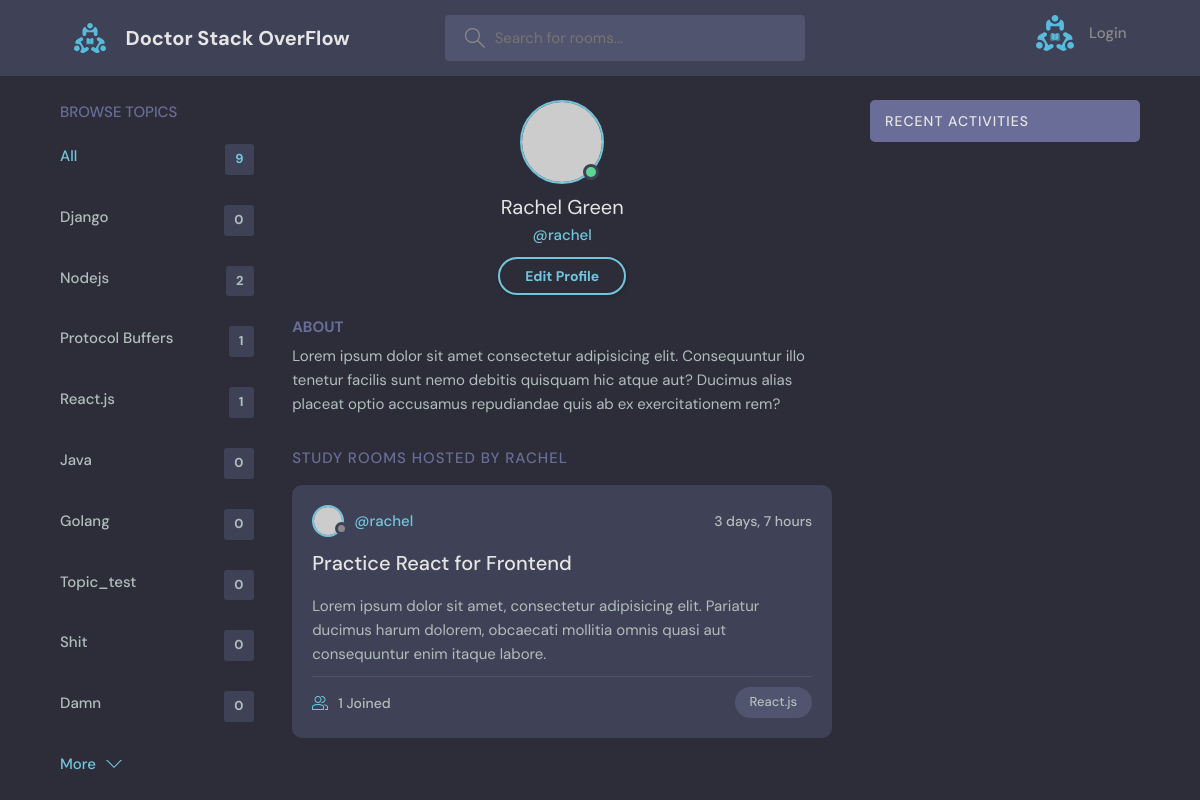
/profile/5, run on the app's committed database.
### base/models.py (models this page shows, shortened)
class Topic(models.Model):
    name = models.CharField(max_length=200)

class Room(models.Model):
    host = models.ForeignKey(User, on_delete=models.SET_NULL, null=True)
    topic = models.ForeignKey(Topic, on_delete=models.SET_NULL, null=True)
    name = models.CharField(max_length=200)
    description = models.TextField(null=True, blank=True)
    participants = models.ManyToManyField(
        User, related_name='participants', blank=True)
    updated_at = models.DateTimeField(auto_now=True)
    created_at = models.DateTimeField(auto_now_add=True)
    class Meta:
        ordering = ['-updated_at', '-created_at']

### base/views.py (the view)
# urls.py: path('profile/<pk>', views.userProfile, name='user-profile'),
def userProfile(request, pk):
    user = User.objects.get(id=pk)
    rooms = user.room_set.all()
    conversations = user.message_set.all()
    topics = Topic.objects.all()
    context = {'user': user, 'conversations': conversations,
               "rooms": rooms, 'topics': topics}
    return render(request, 'base/profile.html', context)

### base/templates/base/profile.html
{% extends 'main.html' %}
{%block content%}
<body>
  <main class="profile-page layout layout--3">
    <div class="container">
      {% include 'base/topics_component.html' %}
      <div class="roomList">
        <div class="profile">
          <div class="profile__avatar">
            <div class="avatar avatar--large active">
              <img src="https://randomuser.me/api/portraits/men/11.jpg" />
            </div>
          </div>
          <div class="profile__info">
            <h3>{{user.first_name}} {{user.last_name}}</h3>
            <p>@{{user.username}}</p>
            <a href="edit-user.html" class="btn btn--main btn--pill">Edit Profile</a>
          </div>
          <div class="profile__about">
            <h3>About</h3>
            <p>
              Lorem ipsum dolor sit amet consectetur adipisicing elit. Consequuntur illo tenetur
              facilis sunt nemo debitis quisquam hic atque aut? Ducimus alias placeat optio
              accusamus repudiandae quis ab ex exercitationem rem?
            </p>
          </div>
        </div>
        <div class="roomList__header">
          <div>
            <h2>Study Rooms Hosted by {{user}}</a>
            </h2>
          </div>
        </div>
        {% include 'base/feed_component.html'%}
      </div>
      {% include 'base/activity_component.html' %}
    </div>
  </main>
  {%endblock content%}

### base/templates/base/topics_component.html
<div class="topics">
    <div class="topics__header">
      <h2>Browse Topics</h2>
    </div>
    <ul class="topics__list">
      <li>
        <a href="{%url 'home' %}" class="active">All <span>{{topics.count}}</span></a>
      </li>
      {% for topic in topics%}
      <li>
        <a href="{% url 'home' %}?q={{topic.name}}">{{topic.name}} <span>{{topic.room_set.all.count}}</span></a>
      </li>
      {% endfor %}
    </ul>
    <a class="btn btn--link" href="topics.html">
      More
      <svg version="1.1" xmlns="http://www.w3.org/2000/svg" width="32" height="32" viewBox="0 0 32 32">
        <title>chevron-down</title>
        <path d="M16 21l-13-13h-3l16 16 16-16h-3l-13 13z"></path>
      </svg>
    </a>
  </div>

### base/templates/base/feed_component.html (shortened to what this page needs)
{% for room in rooms%}
<div class="roomListRoom">
    <div class="roomListRoom__header">
      <a href="{% url 'user-profile' room.host.id %}" class="roomListRoom__author">
        <div class="avatar avatar--small">
          <img src="https://randomuser.me/api/portraits/women/11.jpg" />
        </div>
        <span>@{{room.host.username}}</span>
      </a>
      <div class="roomListRoom__actions">
        <span>{{room.created_at|timesince}}</span>
      </div>
    </div>
    <div class="roomListRoom__content">
      <a href="{%url 'room' room.id %}">{{room.name}}</a>
      <p>
        Lorem ipsum dolor sit amet, consectetur adipisicing elit. Pariatur ducimus harum dolorem, obcaecati
        mollitia omnis quasi aut consequuntur enim itaque labore.
      </p>
    </div>
    <div class="roomListRoom__meta">
      <a href="{%url 'room' room.id %}" class="roomListRoom__joined">
        {{room.participants.all.count}} Joined
      </a>
      <p class="roomListRoom__topic">{{room.topic.name}}</p>
    </div>
  </div>
{% endfor %}

### data on the page
Topic: name "Django", room_set.all.count "0"
Topic: name "Nodejs", room_set.all.count "2"
Topic: name "Protocol Buffers", room_set.all.count "1"
Topic: name "React.js", room_set.all.count "1"
Topic: name "Java", room_set.all.count "0"
Topic: name "Golang", room_set.all.count "0"
Topic: name "Topic_test", room_set.all.count "0"
Topic: name "Shit", room_set.all.count "0"
Topic: name "Damn", room_set.all.count "0"
Room: host.username "rachel", created_at "3 days, 7 hours", name "Practice React for Frontend", participants.all.count "1", topic.name "React.js"

### other printed values
{{ topics.count }} "9"
{{ user.first_name }} "Rachel"
{{ user.last_name }} "Green"
{{ user.username }} "rachel"
{{ user }} "RACHEL"
